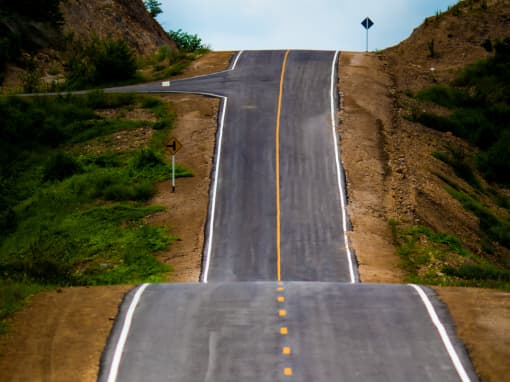
%> input picture ContenidoExtra/Ejemplos/ejemplo.jpg, 510 x 382 px
$ octave Convolucion.m   (GNU Octave 9; MATLAB toolbox functions it lacks are replaced by stand-ins)
%> lines starting %> are read from the running program, lines starting %| are printed output that depends on the picture
% =========================================================================
% Script de MATLAB para Convolución de Imágenes
% =========================================================================

% 1. Cargar la imagen elegida
% Sustituye 'mi_foto.jpg' por el nombre de tu archivo de imagen
nombre_archivo = 'ejemplo.jpg';
img = imread(nombre_archivo);
%> img is the input picture: size 382x510x3 uint8; mean R, G, B 90.7, 83.8, 65.8

% 2. Convertir a escala de grises (las CNN suelen empezar así)
% Comprobamos si la imagen tiene 3 canales (RGB)
if size(img, 3) == 3
    img_gray = rgb2gray(img);
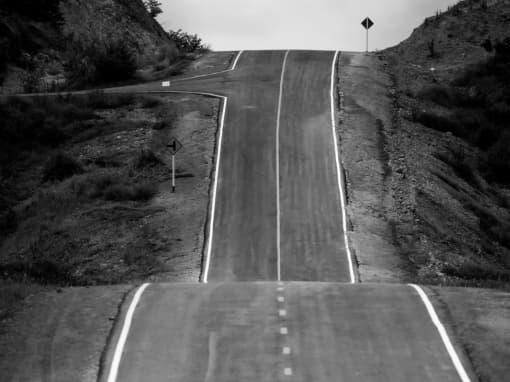
%> img_gray: size 382x510 uint8; min 0, max 255, mean 83.8
else
    img_gray = img;
end

% 3. Normalizar la imagen
% Convertimos los píxeles (0-255) a formato 'double' (0.0 a 1.0)
% Esto es crucial para que las matemáticas de la convolución no den error
img_double = im2double(img_gray);

% 4. Definir el Filtro (Kernel)
% Aquí puedes descomentar (quitar el %) del filtro que quieras probar:

% Opción A: Filtro Detector de Bordes (Resalta los contornos)
kernel = [-1 -1 -1;
          -1  8 -1;
          -1 -1 -1];

% Opción B: Filtro de Desenfoque / Blur (Suaviza la imagen)
% kernel = (1/9) * [1 1 1;
%                   1 1 1;
%                   1 1 1];

% Opción C: Filtro de Realce / Sharpen (Hace la imagen más nítida)
% kernel = [ 0 -1  0;
%           -1  5 -1;
%            0 -1  0];

% 5. Aplicar la Convolución
% Utilizamos 'conv2' para convolución en 2D.
% El parámetro 'same' asegura que la imagen final mantenga el mismo tamaño original.
imagen_convolucionada = conv2(img_double, kernel, "valid");
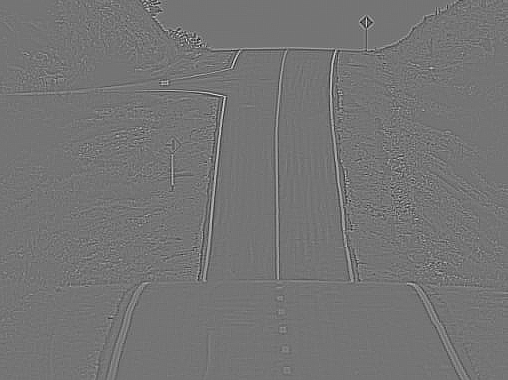
%> imagen_convolucionada: size 380x508 double; min -2.2, max 2.6, mean -4.27e-05; drawn with min black and max white

% 6. Visualizar los resultados
figure('Name', 'Explorador de Convolución', 'NumberTitle', 'off');

% Mostrar imagen original
subplot(1, 2, 1);
imshow(img_gray);
title('Imagen Original (Escala de Grises)');

% Mostrar imagen tras la convolución
subplot(1, 2, 2);
imshow(imagen_convolucionada);
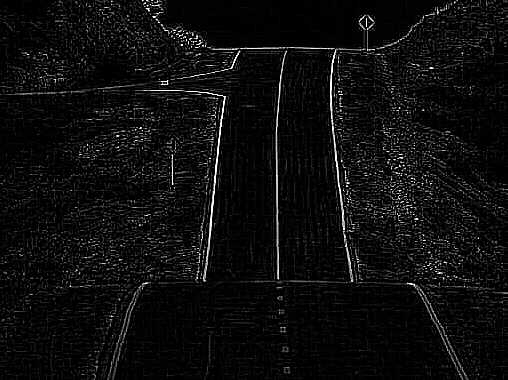
%> displayed picture: size 380x508, on the screen's scale of 0 to 255; min 0, max 255, mean 13
title('Resultado del Filtro (Feature Map)');
